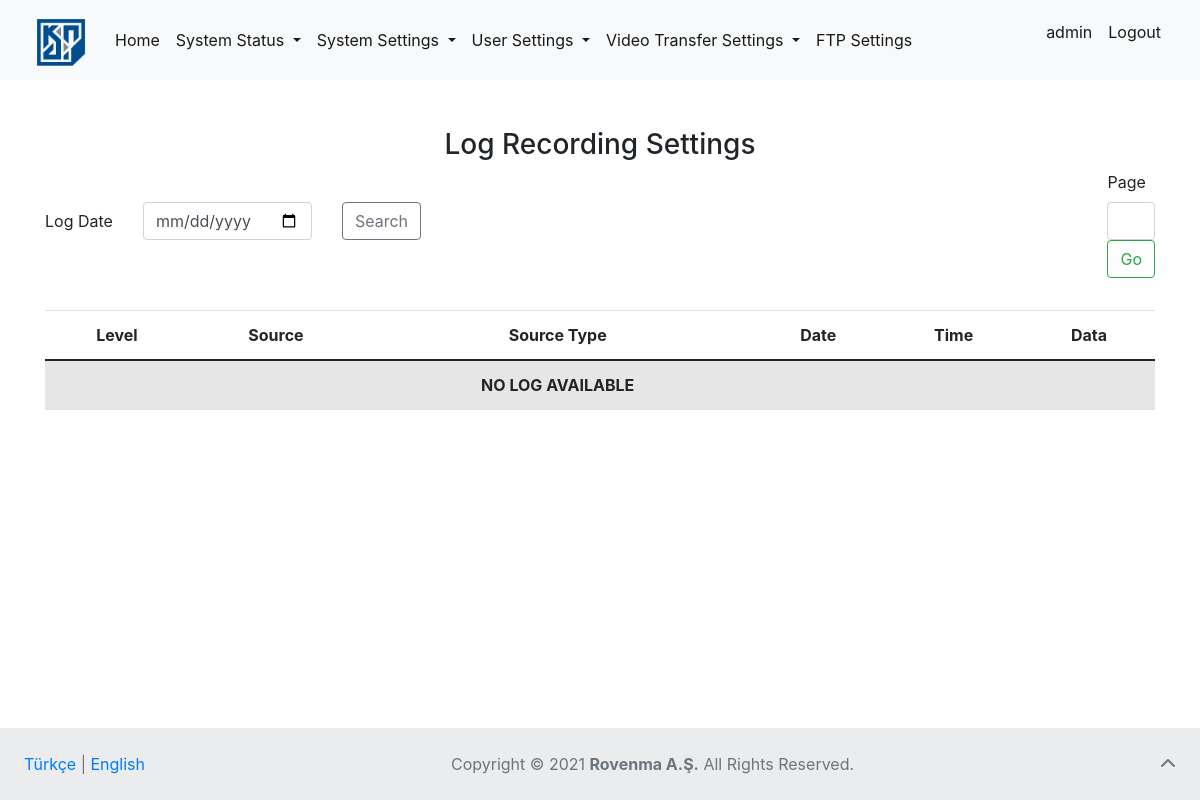
Screenshot of /log/ (signed in) with the database file from the repository.
### page_articles/models.py (models this page shows, shortened)
class NavbarFooterArticles(models.Model):
    lang = models.CharField(
        verbose_name="Language (like TR or EN)", max_length=2)
    homepage = models.CharField(verbose_name="Home (link)", max_length=20)
    system_status = models.CharField(
        verbose_name="System Status (dropdown)", max_length=30)
    statistics_field = models.CharField(
        verbose_name="Statistics (field)", max_length=20)
    sensors = models.CharField(verbose_name="Sensors (field)", max_length=20)
    packets = models.CharField(verbose_name="Packets (field)", max_length=20, default=None, null=True)
    log_records = models.CharField(
        verbose_name="Log Records (field)", max_length=30)
    system_settings = models.CharField(
        verbose_name="System Settings (dropdown)", max_length=30)
    remote_access_settings = models.CharField(
        verbose_name="Remote Access Settings (field)", max_length=35)
    cli_access_settings = models.CharField(
        verbose_name="CLI Access Settings (field)", max_length=35)
    time_settings = models.CharField(
        verbose_name="Time Settings (field)", max_length=35)
    user_settings = models.CharField(
        verbose_name="User Settings (dropdown)", max_length=35)
    user_administration = models.CharField(
        verbose_name="User Administration (field)", max_length=30)
    authorization = models.CharField(
        verbose_name="Authorization (field)", max_length=35)
    password_changing = models.CharField(
        verbose_name="Password Changing (field)", max_length=35)
    video_transfer = models.CharField(
        verbose_name="Video Transfer Settings (dropdown)", max_length=35, default=None, null=True)
    video_transfer_settings = models.CharField(
        verbose_name="Settings (field)", max_length=15, default=None, null=True)
    input_settings = models.CharField(
        verbose_name="Input Settings (field)", max_length=18, default=None, null=True)
    ftp_settings = models.CharField(
        verbose_name="FTP Settings (field)", max_length=15, default=None, null=True)
    logout_link = models.CharField(verbose_name="Logout (link)", max_length=20)
    footer = models.CharField(
        verbose_name="All Rights Reserved (text)", max_length=35)

class LogArticles(models.Model):
    lang = models.CharField(
        verbose_name="Language (like TR or EN)", max_length=2)
    log_date = models.CharField(verbose_name="Log Date (text)", max_length=25)
    search = models.CharField(verbose_name="Search (field)", max_length=25)
    page = models.CharField(verbose_name="Page (text)", max_length=25)
    go = models.CharField(verbose_name="Go (text)", max_length=25)
    log_records = models.CharField(
        verbose_name="Log Dump Settings (title)", max_length=50, default=None)
    level = models.CharField(verbose_name="Level (field)", max_length=25)
    source = models.CharField(verbose_name="Source (field)", max_length=25)
    type = models.CharField(
        verbose_name="Source Type (field)", max_length=25, default=None)
    date = models.CharField(verbose_name="Date (field)", max_length=25)
    time = models.CharField(verbose_name="Time (field)", max_length=25)
    data = models.CharField(verbose_name="Data (field)", max_length=25)
    no_log = models.CharField(
        verbose_name="No Log Available (text)", max_length=25)

### status/views.py (the view)
# urls.py: path('log/', views.log_view, name="log"),
def log_view(request):
    if request.user.is_authenticated:
        lang = "EN"
        cookie_lang = request.COOKIES.get("lang")
        for article in LogArticles.objects.all():
            if cookie_lang == article.lang:
                lang = article.lang
                break
        articles = LogArticles.objects.get(lang=lang)
        navbar = NavbarFooterArticles.objects.get(lang=lang)
        if request.method == "POST":
            date = request.POST.get("date")
            date_text = date[8:10] + date[5:7] + date[:4]
            page = request.POST.get("page_number")
            if page == None:
                page = 1
            page = int(page)
            try:
                record_file = open("log_records/log"+str(date_text), "r")
                log_file = record_file.readlines()
                file_is_available = True
            except:
                file_is_available = False
            logs = []
            if file_is_available:
                for log_data in log_file:
                    if log_data != "":
                        log_datas = log_data.split("|")
                        logs.append({"date": log_datas[2].split(" ")[0], "time": log_datas[2].split(" ")[
                                    1], "source": log_datas[3], "type": log_datas[4], "level": log_datas[5], "data": log_datas[6]})
                record_file.close()
            log_len = len(logs)//10
            page_number = []
            if len(logs) % 10 != 1:
                log_len += 1
            for i in range(log_len):
                page_number.append(i+1)
            page_end = page*10
            page_start = page*10-10
            if page == 0:
                page_end = 10
                page_start = 0
            context = {
                "articles": articles,
                "navbar_articles": navbar,
                "logs": logs[page_start:page_end],
                "file_is_available": file_is_available,
                "date": date,
                "page_number": page_number,
                "page": page-1,
            }
            return render(request, "status/log.html", context)
        else:
            context = {
                "articles": articles,
                "navbar_articles": navbar
            }
            return render(request, "status/log.html", context=context)
    else:
        return redirect("login")

### templates/status/log.html (shortened to what this page needs)
{% extends 'base.html' %}
{% block body %}
<div class="container mt-5">
  <h3 class="text text-center">{{articles.log_records}}</h3>
  <form method="post" class="row">
    <div class="col row g-3">
      <div class="col-auto">
        <label for="date" class="col-form-label">{{articles.log_date}}</label>
      </div>
      <div class="col-auto">
        <input type="date" id="date" name="date" class="form-control">
      </div>
      <div class="col-auto">
        <input type="submit" id="submit" name="submit" class="btn btn-outline-secondary" value="{{articles.search}}"/>
      </div>
    </div>
    <div class="flex-row-reverse col row align-right">
      <div class="form-group col-auto">
        <label for="page_number">{{articles.page}}</label>
        <select id="page_number" name="page_number" class="form-control">
        </select>
      <input type="submit" value="{{articles.go}}" class="btn btn-outline-success">
      </div>
    </div>
  </form>
  <table class="mt-3 mb-5 table table-striped">
    <thead>
      <tr>
        <th scope="col">{{articles.level}}</th>
        <th scope="col">{{articles.source}}</th>
        <th scope="col">{{articles.type}}</th>
        <th scope="col">{{articles.date}}</th>
        <th scope="col">{{articles.time}}</th>
        <th scope="col">{{articles.data}}</th>
      </tr>
    </thead>
    <tbody>
    {% if file_is_available %}
      {% for log in logs %}
        <tr>
          <td>{{log.level}}</td>
          <td>{{log.source}}</td>
          <td>{{log.type}}</td>
          <td>{{log.date}}</td>
          <td>{{log.time}}</td>
          <td>{{log.data}}</td>
        </tr>
      {% endfor %}
    {% else %}
      <tr>
        <th></th>
        <th></th>
        <th>{{articles.no_log}}</th>
        <th></th>
        <th></th>
        <th></th>
      </tr>
    {% endif %}
    </tbody>
  </table>
</div>
{% endblock %}

### templates/base.html (shortened to what this page needs)
<!DOCTYPE html>
<html lang="en">
  <head>
    <link
      href="https://cdn.jsdelivr.net/npm/bootstrap@5.0.2/dist/css/bootstrap.min.css"
      rel="stylesheet"
    />
    <link
      rel="stylesheet"
      href="https://stackpath.bootstrapcdn.com/bootstrap/4.1.3/css/bootstrap.min.css"
    />
  </head>
  <body>
    <div id="page-container">
        {% block nonavbar %}
            <nav class="navbar navbar-expand-lg navbar-light bg-light">
                <div class="container-fluid">
                  <a href="{% url 'home' %}" class="navbar-brand fs-3" href="#">
                    {% load static %}
                    <img
                      width="60"
                      height="50"
                      class="d-inline-block align-text-top"
                      src="{% static 'images/kindi.png' %}"
                      alt="Kindi"
                  /></a>
                  <div class="collapse navbar-collapse" id="navbarSupportedContent">
                    <ul class="navbar-nav me-auto mb-2 mb-lg-0">
                      <li class="nav-item">
                        <a
                          class="nav-link active"
                          aria-current="page"
                          href="{% url 'home' %}"
                          >{{ navbar_articles.homepage }}</a
                        >
                      </li>
                      <div class="nav navbar-nav me-auto mb-2 mb-lg-0">
                        <li class="nav-item dropdown">
                          <a
                            class="nav-link dropdown-toggle active"
                            href="#"
                            id="navbarDropdown"
                            role="button"
                            data-bs-toggle="dropdown"
                            aria-expanded="false"
                          >
                            {{ navbar_articles.system_status }}
                          </a>
                        </li>
                        <li class="nav-item dropdown">
                          <a
                            class="nav-link dropdown-toggle active"
                            href="#"
                            id="system_settings"
                            role="button"
                            data-bs-toggle="dropdown"
                            aria-expanded="false"
                          >
                            {{ navbar_articles.system_settings}}
                          </a>
                        </li>
                        <li class="nav-item dropdown">
                          <a
                            class="nav-link dropdown-toggle active"
                            href="#"
                            id="user_settings"
                            role="button"
                            data-bs-toggle="dropdown"
                            aria-expanded="false"
                          >
                            {{ navbar_articles.user_settings }}
                          </a>
                        </li>
                        <li class="nav-item dropdown">
                          <a
                            class="nav-link dropdown-toggle active"
                            href="#"
                            id="video_transfer"
                            role="button"
                            data-bs-toggle="dropdown"
                            aria-expanded="false"
                          >
                            {{ navbar_articles.video_transfer }}
                          </a>
                        </li>
                      </div>
                      <li class="nav-item">
                        <a
                          class="nav-link active"
                          aria-current="page"
                          href="{% url 'ftp_settings' %}"
                          >{{ navbar_articles.ftp_settings }}</a
                        >
                      </li>
                    </ul>
                    <ul class="nav navbar-nav navbar-right">
                      <li class="nav-item">
                        <p class="nav-link active">{{request.user}}</p>
                      </li>
                      <li class="nav-item">
                        <a
                          class="nav-link active"
                          aria-current="page"
                          href="{% url 'logout' %}"
                          >{{ navbar_articles.logout_link }}</a
                        >
                      </li>
                    </ul>
                  </div>
                </div>
              </nav>
        {% endblock nonavbar %}
        <div id="content-wrap">
         {% block body %} {% endblock body %}
        </div>
        {% block nofooter %}
            <footer id="footer" class="text-center text-lg-start bg-light text-muted">
          <div
            class="text-center p-4"
            style="background-color: rgba(0, 0, 0, 0.05)"
          >
            <div style="display: inline-block; float: left;">
              <a href="{% url 'change_lang' lang='TR' %}">Türkçe</a> |
              <a href="{% url 'change_lang' lang='EN' %}">English</a>
            </div>
            <div style="text-align: center;">
              <a
                href="https://www.copyright.gov/what-is-copyright/"
                class="text-reset"
                target="_blank"
                >Copyright ©</a
              >
              2021
              <a
                target="_blank"
                class="text-reset fw-bold"
                href="https://www.rovenma.com/"
                >Rovenma A.Ş.</a
              >
              {{ navbar_articles.footer }}.
            <a
              class="text-muted"
              style="display: inline-block; float: right"
              href="#"
              ><i class="fas fa-chevron-up"></i
            ></a>
            </div>
          </div>
        </footer>
        {% endblock nofooter %}
  </body>
</html>

### templates/base.html (style rules this page uses)
#page-container { position: relative; min-height: 100vh; }
#content-wrap { padding-bottom: 4.5rem; }
#footer { position: absolute; bottom: 0; width: 100%; height: 4.5rem; }

### templates/status/log.html (style rules this page uses)
table { text-align: center; }

### rows the page displays
NavbarFooterArticles: homepage "Home", system_status "System Status", system_settings "System Settings", user_settings "User Settings", video_transfer "Video Transfer Settings", ftp_settings "FTP Settings", logout_link "Logout", footer "All Rights Reserved"
LogArticles: log_records "Log Recording Settings", log_date "Log Date", submit "Search", page "Page", go "Go", level "Level", source "Source", type "Source Type", date "Date", time "Time", data "Data", no_log "NO LOG AVAILABLE"

### other values shown
{{ request.user }} "admin"
